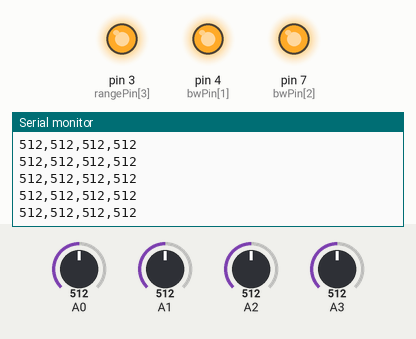
The sketch below on a simulated Arduino Uno, built with avr-gcc and run on an emulated ATmega328P. On the bench: output pins drawn as LEDs (lit = HIGH), the last lines printed to the serial monitor. Inputs (shaded band) come from the test bench; at power-on: A0 = 512, A1 = 512, A2 = 512, A3 = 512.

Above: at 4.2 s.
4.3 s: A0 set to 104
At 4.37 s:
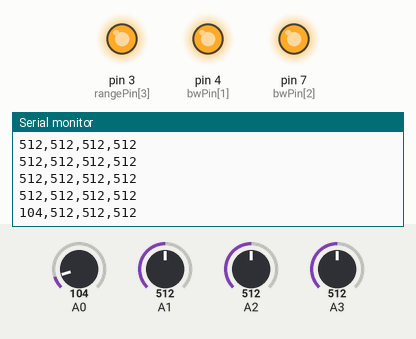
5.8 s: A0 set to 88
At 5.82 s:
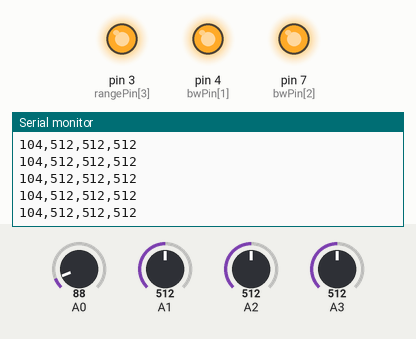
8.8 s: A1 set to 105
At 8.82 s:
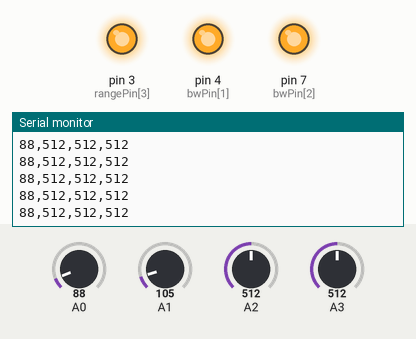
10.3 s: A1 set to 89
At 10.32 s:
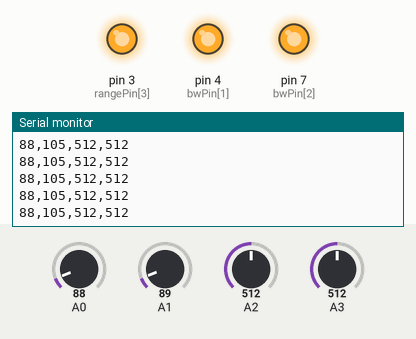
Timing chart, 0 to 12.8 s (numbered marks = the images above; inputs shaded):
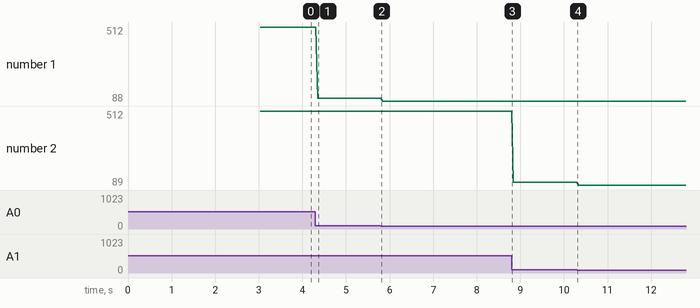

Measured:
- after the input at 4.3 s, the serial monitor: prints a new line after 0.05 s (image 1)
- plotted number 1: 512 → 104 after the input at 4.3 s, 104 → 88 after the input at 5.8 s
- plotted number 2: 512 → 105 after the input at 8.8 s, 105 → 89 after the input at 10.3 s

The sketch:

_5_sensor4simu.ino
```cpp
//Use of many Simultaneous MaxSonar sonar modules in analog mode with arduino

const int sensorCount = 4;


int rangePin[] = {0, 1, 2, 3};

const int rxPin = 6;
const int preReadDelayUs = 50;
const int toggleDelayUs = 30;

boolean bwPinState = HIGH;
int bwPin[] = {3, 4, 7};
int bwCount = 3;

//variables needed to store values
const int arraysize = 10;  //quantity of values to find the median (sample size). Needs to be an odd number
const int midpoint = arraysize/2;    //midpoint of the array is the medain value in a sorted array

int rangevalue[sensorCount][arraysize];


//declare an array to store the samples. not necessary to zero the array values here, it just makes the code clearer
//*********************************************************************************************
void setup()
{


  for (int i = 0; i < bwCount; i++ ) {
    pinMode(bwPin[i], OUTPUT);
    digitalWrite(bwPin[i], bwPinState);
  }


  //This opens up a serial connection to shoot the results back to the PC console
  Serial.begin(9600);

  // init readings buffer
  for ( int sensor = 0; sensor < sensorCount; sensor++) {
    printArray(rangevalue[sensor], arraysize);
    for (int reading = 0; reading < arraysize; reading++ ) {
      rangevalue[sensor][reading] = 0;
    }
  }

  delay(3000);        //wait a while to open serial monitor window

}
//********************************************************************************
void loop()
{


  //MaxSonar Analog reads are known to be very sensitive. See the Arduino forum for more information.
  //Maxbotix does not recommend averaging readings as the occasional value can be wildly inaccurate and skew the average
  //A median sort is the preferred method.

    for(int i = 0; i < arraysize; i++) {

	toggleRx();
	//   delay(50);  //wait between analog samples

        for ( int sensor = 0; sensor < sensorCount; sensor++) {

  	  rangevalue[sensor][i] = analogRead(rangePin[sensor]);

        }

      }


          for ( int sensor = 0; sensor < sensorCount; sensor++) {

            isort(rangevalue[sensor], arraysize);

    if(0 != sensor)  Serial.print(",");
    Serial.print(rangevalue[sensor][midpoint]);

  }

  Serial.println();
  delay(40);    //wait a while so you can read the values on the serial monitor

  return;
}   //end of loop()

//*********************************************************************************
// sort function
void isort(int *a, int n)
//  *a is an array pointer function
{
  for (int i = 1; i < n; ++i)
    {
      int j = a[i];
      int k;
      for (k = i - 1; (k >= 0) && (j < a[k]); k--)
	{
	  a[k + 1] = a[k];
	}
      a[k + 1] = j;
    }
}
//***********************************************************************************
//function to print array values
void printArray(int *a, int n)
{

  for (int i = 0; i < n; i++)
    {
      Serial.print(a[i], DEC);
      Serial.print(' ');
    }

  Serial.println();
}

void toggleRx() {
  digitalWrite(rxPin, HIGH);
  delayMicroseconds(toggleDelayUs);
  digitalWrite(rxPin, LOW);
  //  delayMicroseconds(preReadDelayUs);
  return;
}
```
